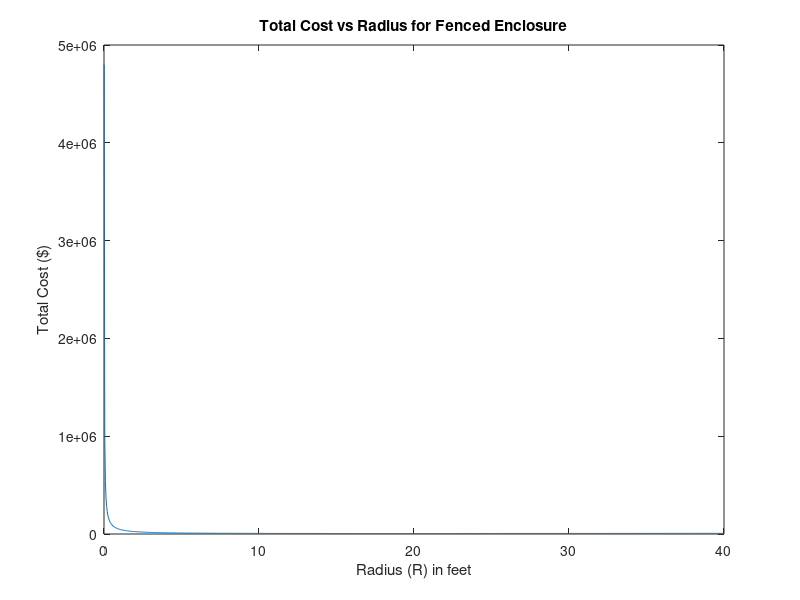

MATLAB code to generate this figure:
%% Fenced Enclosure Cost Minimization
cc = 30;  % Cost per foot for straight sides
ch = 40;  % Cost per foot for curved portion
A = 1600; % Area of the enclosure
R = linspace(0.01, 40, 1000);  % Range of radii (from 0.01 to 40 feet)

% Calculate the corresponding length L from the area constraint
L = (A - (1/2) * pi .* R.^2) ./ (2 .* R);

% Calculate the cost for the straight sides and curved portion
pcc = cc * (2 .* L + 2 .* R);  % Straight sides cost
pch = ch * pi .* R;  % Curved portion cost

% Total cost
cost = pcc + pch;

% Find the minimum cost and corresponding radius and length
[mincost, min_idx] = min(cost);
R_opt = R(min_idx);
L_opt = L(min_idx);

% Plot the cost vs radius
plot(R, cost);
xlabel('Radius (R) in feet');
ylabel('Total Cost ($)');
title('Total Cost vs Radius for Fenced Enclosure');

% Display the results
disp(['The radius that leads to the lowest cost is ', num2str(R_opt), ' ft.']);
disp(['The optimal length is ', num2str(L_opt), ' ft.']);
disp(['The minimum cost is $', num2str(mincost), '.']);
